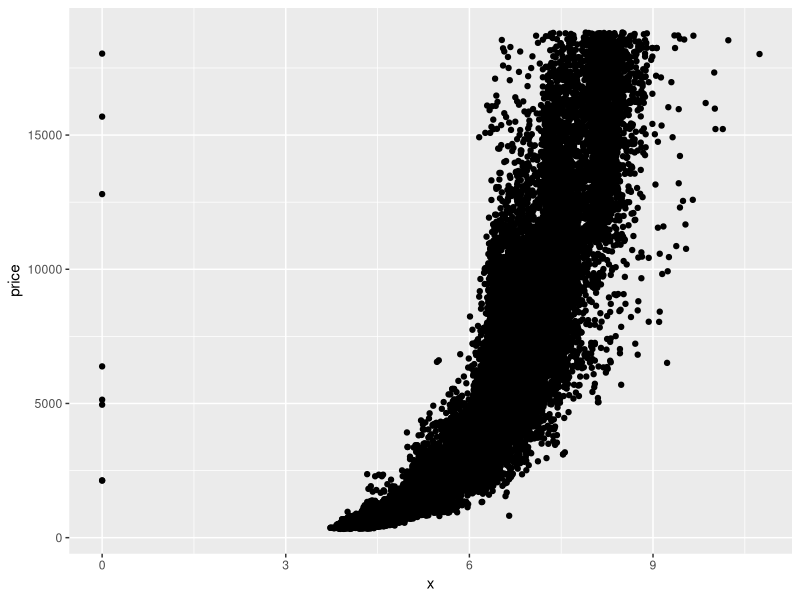
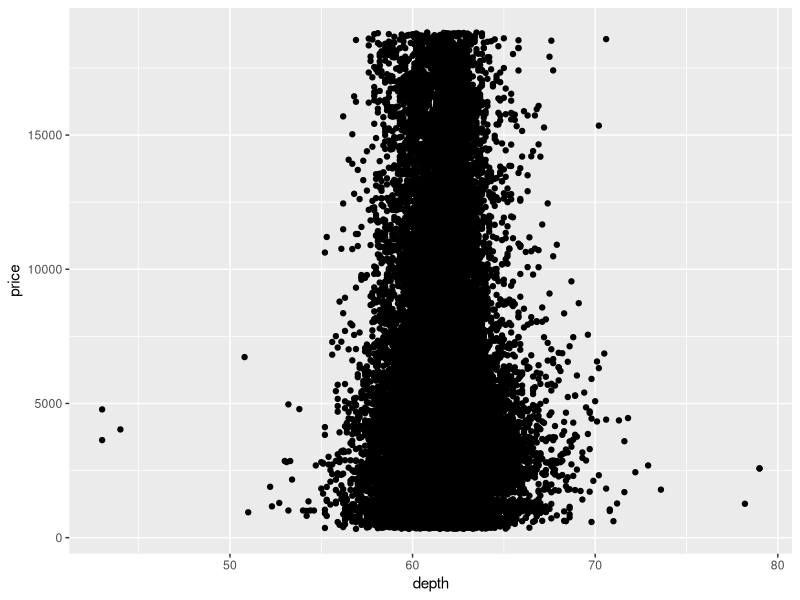
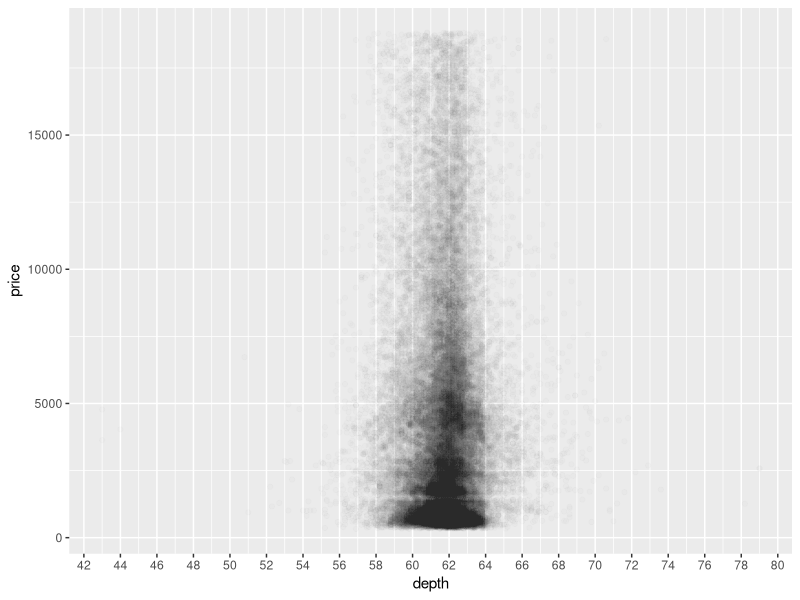
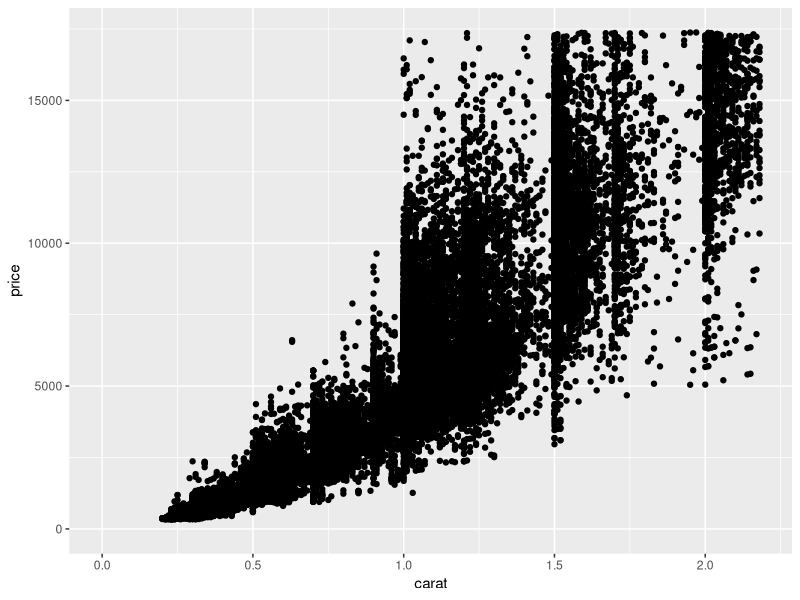
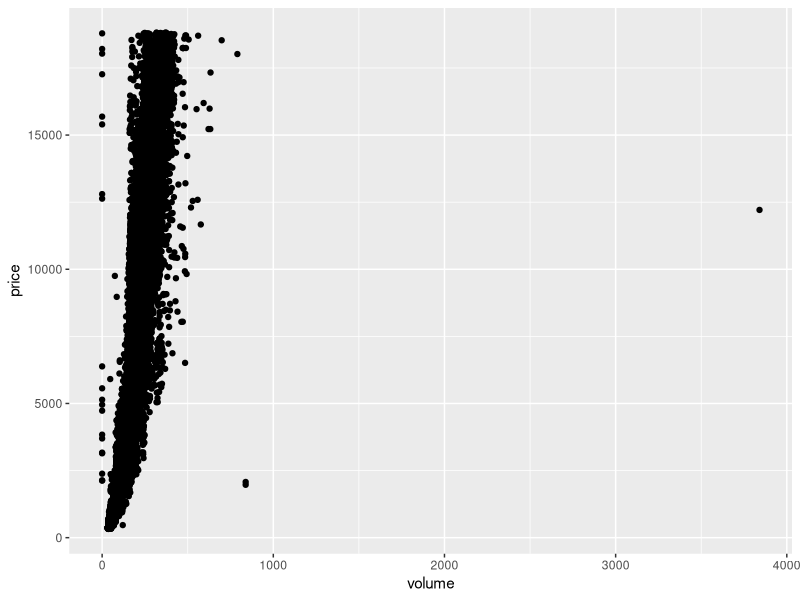
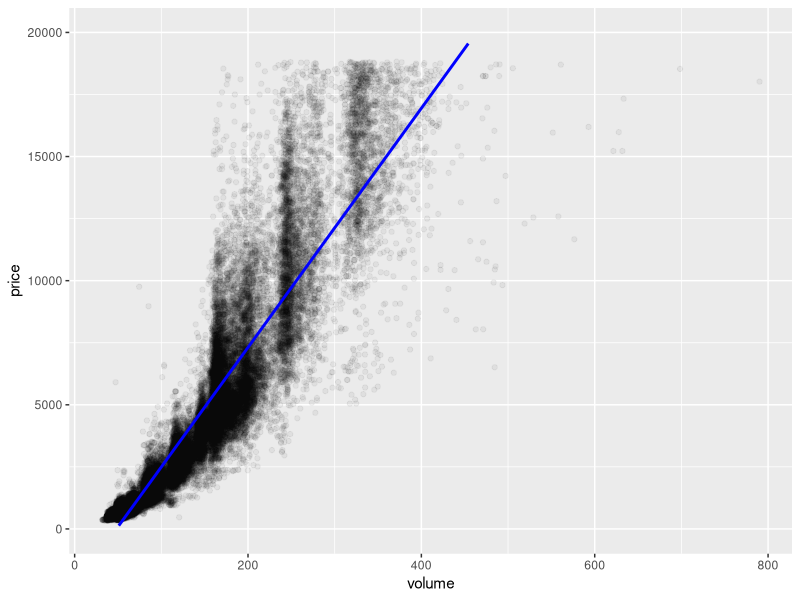
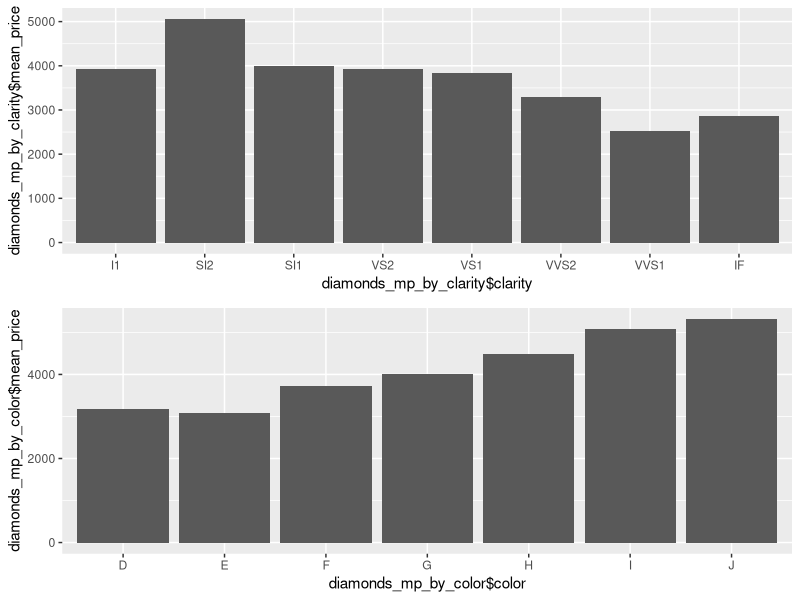
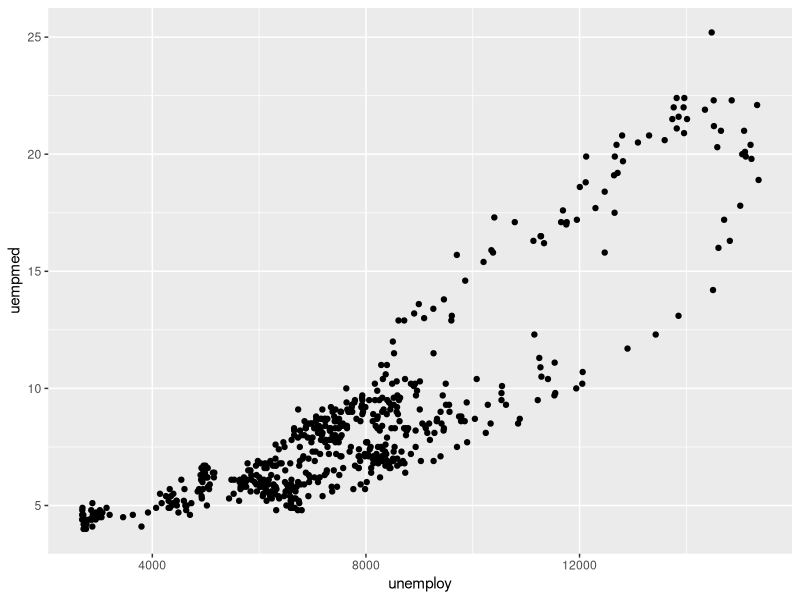

R code for these plots, in order:
#load ggplot 2 library - diamonds data set is part of this
library(ggplot2)

#1. Create a scatterplot of price vs x using the ggplot syntax
ggplot(aes(x = x, y = price), data = diamonds) +
  geom_point()

#2. What are your observations about this scatterplot?
#Exponential relationship with a few outliers

#3. What is the corelation between
#price and x: 0.88
cor.test(diamonds$price, diamonds$x)
#price and y: 0.87
cor.test(diamonds$price, diamonds$y)
#Price and z: 0.86
cor.test(diamonds$price, diamonds$z)

#4. Create a simple scatter plot of price vs depth
ggplot(aes(x = depth, y = price), data = diamonds) +
  geom_point()

#5. Change the code to make the transparency of the points to be 1/100 of what they are 
#now and mark the x-axis every 2 units
ggplot(data = diamonds, aes(x = depth, y = price)) + 
  geom_point(alpha = 1/100) +
  scale_x_continuous(breaks = seq(0,80,2))

#6. Based on the price vs depth scatterplot, most diamonds are between what depths?
#59 - 64

#7. What is the correlation of depth vs price? -0.01
cor.test(diamonds$depth, diamonds$price)
#Would you use depth to predict price of a diamond? No
#why? coefficient indicates no correlation between the two

#8. Create a scatterplot of price vs carat and omit the top 1% of price and carat values
ggplot(aes(x = carat, y = price), data = diamonds) + 
  geom_point() +
  xlim(0, quantile(diamonds$carat, 0.99)) +
  ylim(0, quantile(diamonds$price, 0.99))

#9. Create a scatterplot of price vs. volume (x * y * z).This is a very rough approximation 
#for a diamond's volume. Create a new variable for volume in the diamonds data frame.
#This will be useful in a later exercise.
diamonds$volume <- diamonds$x * diamonds$y * diamonds$z
ggplot(aes(x = volume, y = price), data = diamonds) + 
  geom_point()

#10. What are your observations of the price vs volume scatterplot?
#very steep linear correlation with a few outliers, and a few null values for volume

#11. What is the correlation of price and volume? Exclude diamonds with a volume of zero, 
#or are greater than or equal to 800 : 0.92
with(subset(diamonds, volume > 0 & volume < 800), cor.test(volume, price))

# 12. Subset the data to exclude diamonds with a volume greater than or equal to 800. 
# Also, exclude diamonds with a volume of 0. 
# Adjust the transparency of the points and add a linear model to the plot. 
# Do you think this would be a useful model to estimate the price of diamonds? 
#Why or why not? yes - high correlation.

diamonds_subset <- subset(diamonds, volume > 0 & volume < 800)
ggplot(aes(x = volume, y = price), data = diamonds_subset) + 
  ylim(0, 20000) +
  geom_point(alpha = 1/20) +
  geom_smooth(method = "lm", color = "blue")

#13. Use the function dplyr package to create a new data frame containing 
#info on diamonds by clarity. Name the data frame diamondsByClarity. 
#The data frame should contain the following variables in this order:
#       (1) mean_price
#       (2) median_price
#       (3) min_price
#       (4) max_price
#       (5) n
# Where n is the number of diamonds in each level of clarity?
library(dplyr)
diamondsByClarity <- diamonds %>%
  group_by(clarity) %>%
  summarise(mean_price = mean(price),
            median_price = median(price),
            min_price = min(price),
            max_price = max(price),
            n = n()) %>%
  arrange(clarity)

#14. We've created summary data frames with the mean price by clarity and color. 
# You can run the code in R to verify what data is in the variables diamonds_mp_by_clarity
# and diamonds_mp_by_color.

# Your task is to write additional code to create two bar plots on one output image 
# using the grid.arrange() function from the package gridExtra.

diamonds_by_clarity <- group_by(diamonds, clarity)
diamonds_mp_by_clarity <- summarise(diamonds_by_clarity, mean_price = mean(price))

diamonds_by_color <- group_by(diamonds, color)
diamonds_mp_by_color <- summarise(diamonds_by_color, mean_price = mean(price))

library(gridExtra)
grid.arrange(
ggplot(aes(x = diamonds_mp_by_clarity$clarity, y = diamonds_mp_by_clarity$mean_price), 
       data = diamonds_mp_by_clarity) +
  geom_bar(stat = "identity"),
ggplot(aes(x = diamonds_mp_by_color$color, y = diamonds_mp_by_color$mean_price), 
       data = diamonds_mp_by_color) +
  geom_bar(stat = "identity")
)

#15. What do you notice in each of the bar charts?
#relationship between clarity and mean price, and color and mean price is not as expected. 
#would expect to see higher means for better color and clarity

#16. Examine pairs of variable and create 2-5 plots that make 
#use of the techniques from Lesson 4.

# Once you've completed your investigation, create a post in the discussions that includes:
#       1. the variable(s) you investigated, your observations, and any summary statistics
#       2. snippets of code that created the plots
#       3. links to the images of your plots

#use economics data in ggplot
#scatter plot comparing number of unemployed and median duration of unemployment
ggplot(aes(x = unemploy, y = uempmed), data = economics) + 
  geom_point()
#add mean line
ggplot(aes(x = unemploy, y = uempmed), data = economics) + 
  geom_point() +
  geom_smooth(method = "lm")
#check correlation
cor.test(economics$unemploy, economics$uempmed)
#create group
economics.rate <- economics %>%
  group_by(psavert) %>%
  summarise(MeanPcePerPerson = mean(pce/pop),
            MeanUnemRate = mean(unemploy/pop),
            n = n())
#compare means
grid.arrange(
  ggplot(aes(x = MeanPcePerPerson, y = psavert), data = economics.rate) +
    geom_line() +
    geom_smooth(),
  ggplot(aes(x = MeanUnemRate, y = psavert), data = economics.rate) +
    geom_line() +
    geom_smooth(),
  ggplot(aes(x = MeanUnemRate, y = MeanPcePerPerson), data = economics.rate) +
    geom_line() +
    geom_smooth()
)
#confirm correlations
cor.test(economics.rate$MeanPcePerPerson, economics.rate$psavert)
cor.test(economics.rate$MeanUnemRate, economics.rate$psavert)
cor.test(economics.rate$MeanUnemRate, economics.rate$MeanPcePerPerson)


  









